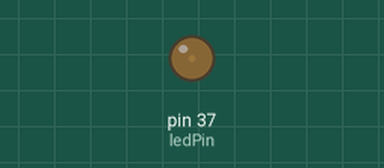
Recording of a program running on a simulated Raspberry Pi (header pin numbers). On the bench: output pins drawn as LEDs (lit = HIGH). At 20.0 s the program stops and its outputs stay as they are.

Above: at 0.05 s.
At 0.9 s:
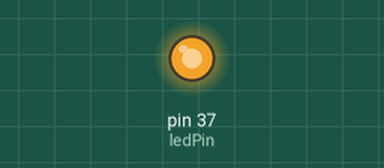
At 1.35 s:
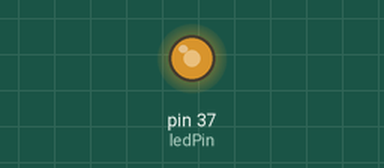
At 1.75 s:
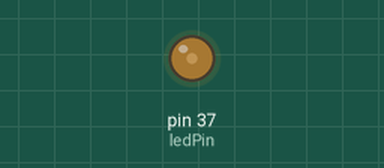
Timing chart, 0 to 4.6 s (numbered marks = the images above):
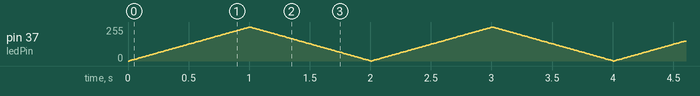

The program:

pwm_LED.py
```python
import RPi.GPIO as io
import time
import argparse

io.setwarnings(False)
io.setmode(io.BOARD)

ledPin = 37

io.setup( ledPin, io.OUT )


# for breathing LED 100+ freq and changing duty cycle (% of time on) to dim
parser = argparse.ArgumentParser(formatter_class=argparse.ArgumentDefaultsHelpFormatter)
parser.add_argument("--freq", type=int, default=100, help="PWM frequency")
parser.add_argument("--delay", type=float, default=.01, help="Delay between freq changes")
args = parser.parse_args()

pwm = io.PWM(ledPin, args.freq )

pwm.start(0)
for j in xrange(10):
	for i in xrange(0,100,1):
		pwm.ChangeDutyCycle(i)
		time.sleep(args.delay)
	for i in xrange(100,0,-1):
		pwm.ChangeDutyCycle(i)
		time.sleep(args.delay)


pwm.stop()

io.cleanup()
```
